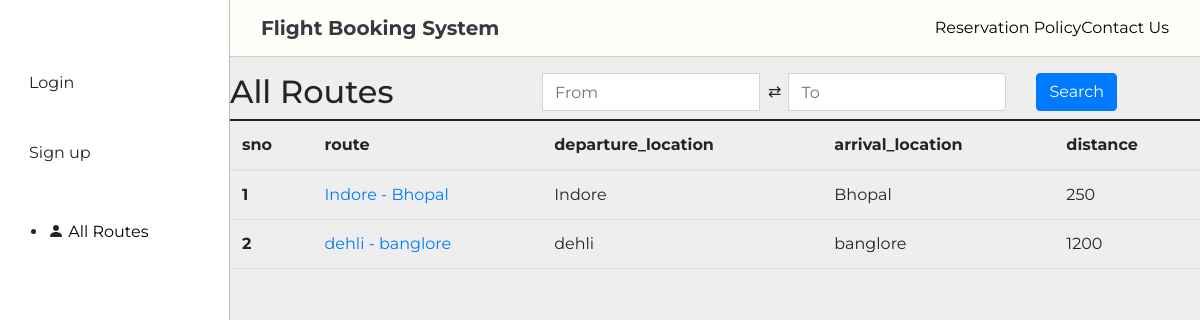
The app's page /all_routes/ with its own data.
### home/models.py (models this page shows)
class Route(models.Model):
    departure_location = models.CharField(max_length=100)
    arrival_location = models.CharField(max_length=100)
    distance = models.IntegerField()
    created_at = models.DateTimeField(auto_now_add=True)
    updated_at = models.DateTimeField(auto_now=True)
    def __str__(self):
        return f"{self.departure_location} - {self.arrival_location}"

### home/views.py (the view)
# urls.py: path("all_routes/", views.AllRoutes, name="all_routes"),
def AllRoutes(request):
    query = request.GET.get('q')
    source_location = request.GET.get('source_location')
    destination_location = request.GET.get('destination_location')
    routes = Route.objects.all()
    filters = Q()
    if source_location:
        filters &= Q(departure_location__icontains=source_location)
    if destination_location:
        filters &= Q(arrival_location__icontains=destination_location)
    print(filters)
    routes = routes.filter(filters).order_by("departure_location")
    context = {
        "AllRoutes": routes,
    }
    return render(request, "home/all_routes.html", context)

### templates/home/all_routes.html (shortened to what this page needs)
{% extends 'base.html' %} {% load static %} {% block body %}
<div class="container my-3">
  {% include "home/searchRoute.html" %}
  <h2>All Routes</h2>
  {% if AllRoutes %}
  <table class="table">
    <tbody>
      <thead>
        <tr>
          <th scope="col">sno</th>
          <th scope="col">route</th>
          <th scope="col">departure_location</th>
          <th scope="col">arrival_location</th>
          <th scope="col">distance</th>
        </tr>
      </thead>
      {% for route in AllRoutes %}
      <tr>
        <th scope="row">{{ forloop.counter }}</th>
        <td>
          <a
            href="{% url 'all_schedules' route.pk %}"
            style="text-decoration: none"
          >
            {{route}}
          </a>
        </td>
        <td>{{route.departure_location}}</td>
        <td>{{route.arrival_location}}</td>
        <td>{{route.distance}}</td>
      </tr>
      {% endfor %} {% else %}
      <div class="alert alert-dark" role="alert">No Routes</div>
    </tbody>
  </table>
  {% endif %} {% endblock body %}

### static/css/style.css (style rules this page uses)
:root { --cerulean: #4484ce; --aluminium: #FFFFFA; --light: #f9cf00; --tangerine: #f19f4d; }
* { font-family: 'Montserrat', sans-serif; }
body { background-color: var(--aluminium); overflow: visible !important; }

### static/css/personalModal.css (style rules this page uses)
body { background-color: #eee }

### records on screen
Route: departure_location+arrival_location "Indore - Bhopal", departure_location "Indore", arrival_location "Bhopal", distance "250"
Route: departure_location+arrival_location "dehli - banglore", departure_location "dehli", arrival_location "banglore", distance "1200"
